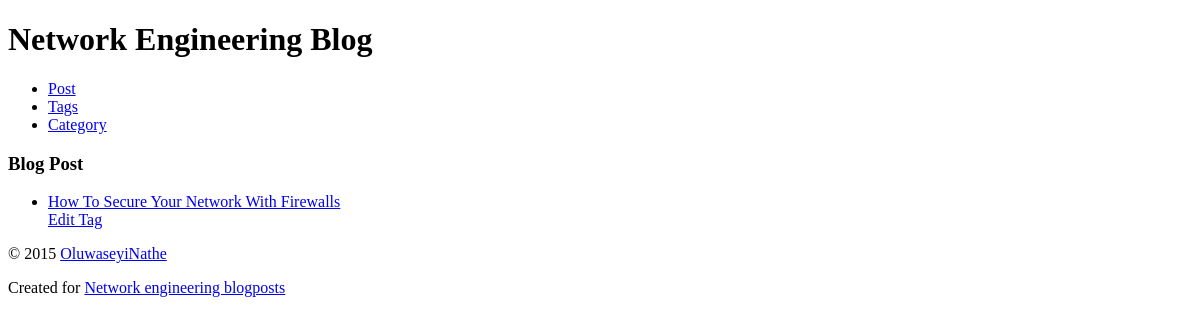
Before: /blog/tag/ipv6/ with the older database file.
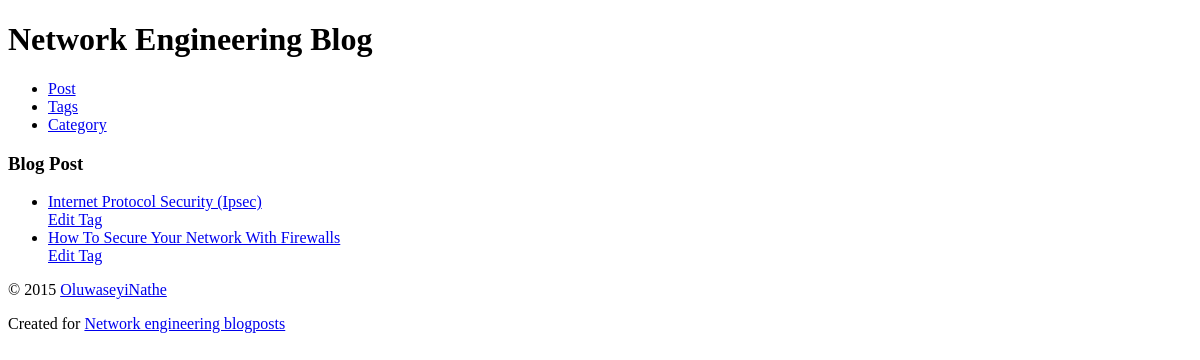
After: the same page with the newer database file.
### blog/models.py (models this page shows, shortened)
class Post(models.Model):
    title = models.CharField(max_length=255)
    slug = models.SlugField(max_length=100, help_text='A label for URL config', unique_for_month='published_at')
    content = models.TextField()
    description = models.TextField()
    category = models.ForeignKey("Category", on_delete=models.SET_NULL, null=True)
    tags = models.ManyToManyField("Tag", related_name="posts")
    featured_image = models.ImageField(upload_to="post/", blank=True, null=True)
    published_at = models.DateTimeField(auto_now_add=True)
    updated_at = models.DateTimeField(auto_now=True)
    views = models.PositiveIntegerField(default=0)
    read_time = models.PositiveIntegerField(default=0) # Estimate read time in minutes
    class Meta:
        verbose_name = 'blog post'
        ordering = ['-published_at', 'title']
        get_latest_by = 'published_at'
    def get_absolute_url(self):
        return reverse('blog:blog_post_detail',
                       kwargs={'year': self.published_at.year,
                               'month': self.published_at.month,
                               'slug': self.slug})
    def get_update_url(self):
        return reverse('blog:blog_update',
                       kwargs={'year': self.published_at.year,
                               'month': self.published_at.month,
                               'slug': self.slug})

### blog/views.py (the view)
# urls.py: path("tag/<slug:slug>/", TagDetail.as_view(), name="blog_tag_detail"),
class TagDetail(View):
    template_name = 'blog/tag_detail.html'
    def get(self, request, slug):
        tag = get_object_or_404(Tag, slug=slug)
        context = {"tag": tag}
        return render(request, self.template_name, context)

### blog/templates/blog/tag_detail.html (shortened to what this page needs)
{% extends parent_template|default:"blog/base_blog.html" %}
{% block content %}
{% if tag.posts.all %}
        <section>
            <h3>Blog Post{{ tag.blog_posts.count|pluralize }}</h3>
                    <ul>
                        {% for post in tag.posts.all  %}
                           <li><a href="{{ post.get_absolute_url }}">{{ post.title|title }}</a></li>
                           <div>
                            <a href="{{ post.get_update_url }}">Edit Tag</a>
                           </div>
                        {% endfor %}
                    </ul>
        </section>
{% endif %}
{% endblock %}

Changed rows visible on the page:
added Post: title "Internet Protocol Security (Ipsec)"
